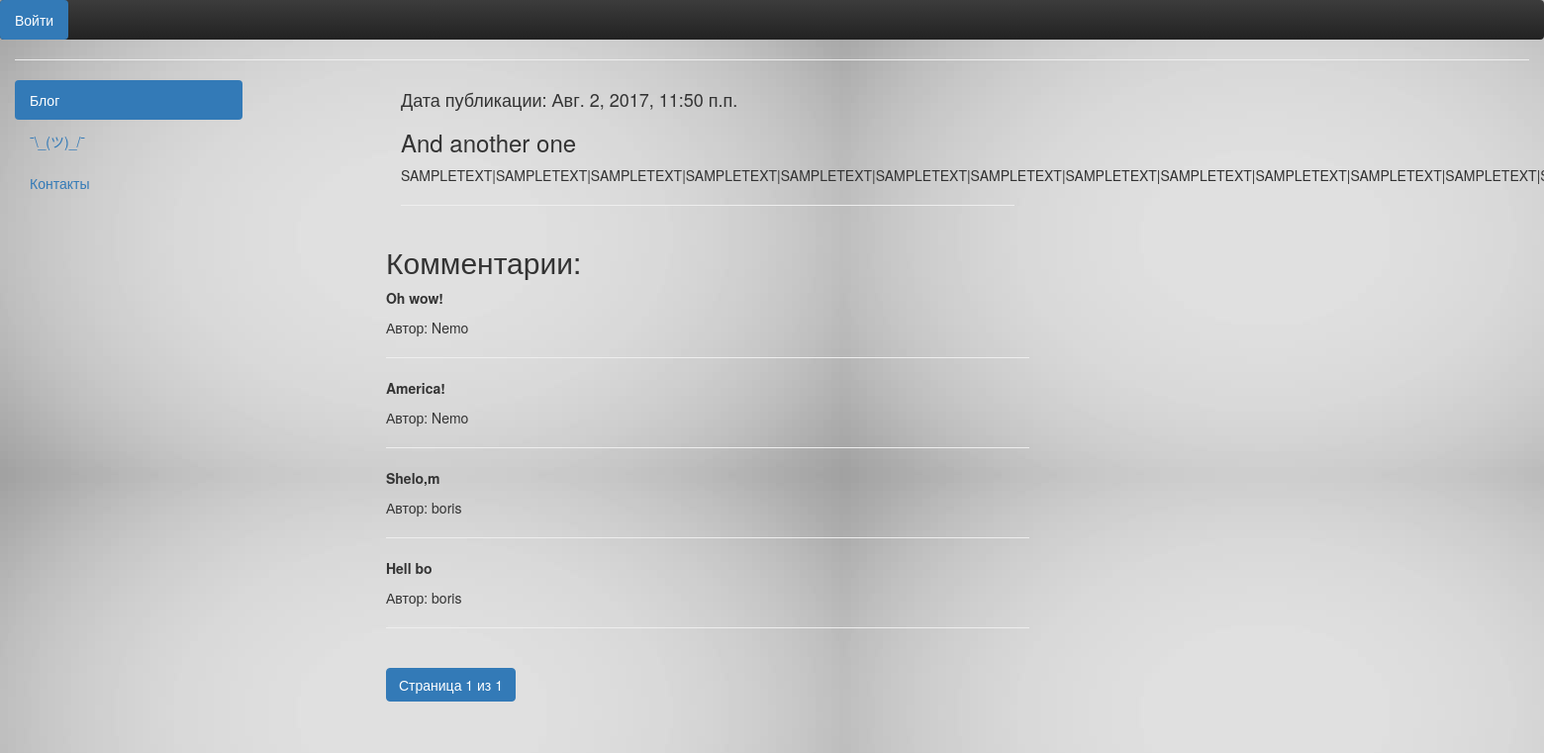
The app's page /articles/article/2/ with its own data.
### blog_shad/models.py (models this page shows)
class Comments(models.Model):
    class Meta():
        db_table = 'Comments'
    comment_text = models.TextField(verbose_name='Comment text:')
    comment_article = models.ForeignKey(Article)
    comment_author = models.CharField(max_length=100, default='Nemo')

### blog_shad/views.py (the view)
# urls.py: url(r'^article/(?P<article_id>\d+)/$', views.article),
def article(request, article_id=1):
    comment_form = CommentForm
    args = {}
    args.update(csrf(request))
    paginator = Paginator(Comments.objects.filter(comment_article_id=article_id),4)
    page = request.GET.get('comm')
    try:
        comments = paginator.page(page)
    except PageNotAnInteger:
        comments = paginator.page(1)
    except EmptyPage:
        comments = paginator.page(paginator.num_pages)
    args['article'] = Article.objects.get(id = article_id)
    args['comments'] = comments
    args['form'] = comment_form
    args['username'] = auth.get_user(request)
    args['username_status'] = auth.get_user(request).is_authenticated
    return render_to_response('article.html', args)

### blog_shad/templates/article.html (shortened to what this page needs)
{% extends 'blog_shad/index.html' %}
{% block article %}
    <h4>Дата публикации: {{ article.article_datetime }}</h4>
    <h3>{{ article.article_title }}</h3>
    <p>{{ article.article_text }}</p>
    <hr>
    <div class="row">
        <p><h2>Комментарии:</h2></p>
    {% for comment in comments %}
        <p><strong>{{ comment.comment_text }}</strong></p>
        <p> Автор: {{ comment.comment_author }}</p>
        <hr>
    {% endfor %}
    <ul class="pagination">
                 <li class="active"><a href="#">Страница {{ comments.number }} из {{ comments.paginator.num_pages }}</a></li>
    </ul>
    </div>
{% endblock %}

### records on screen
Comments: comment_text "Oh wow!", comment_author "Nemo"
Comments: comment_text "America!", comment_author "Nemo"
Comments: comment_text "Shelo,m", comment_author "boris"
Comments: comment_text "Hell bo", comment_author "boris"

### other values on screen
{{ article.article_datetime }} "Авг. 2, 2017, 11:50 п.п."
{{ article.article_title }} "And another one"
{{ comments.number }} "1"
{{ comments.paginator.num_pages }} "1"
